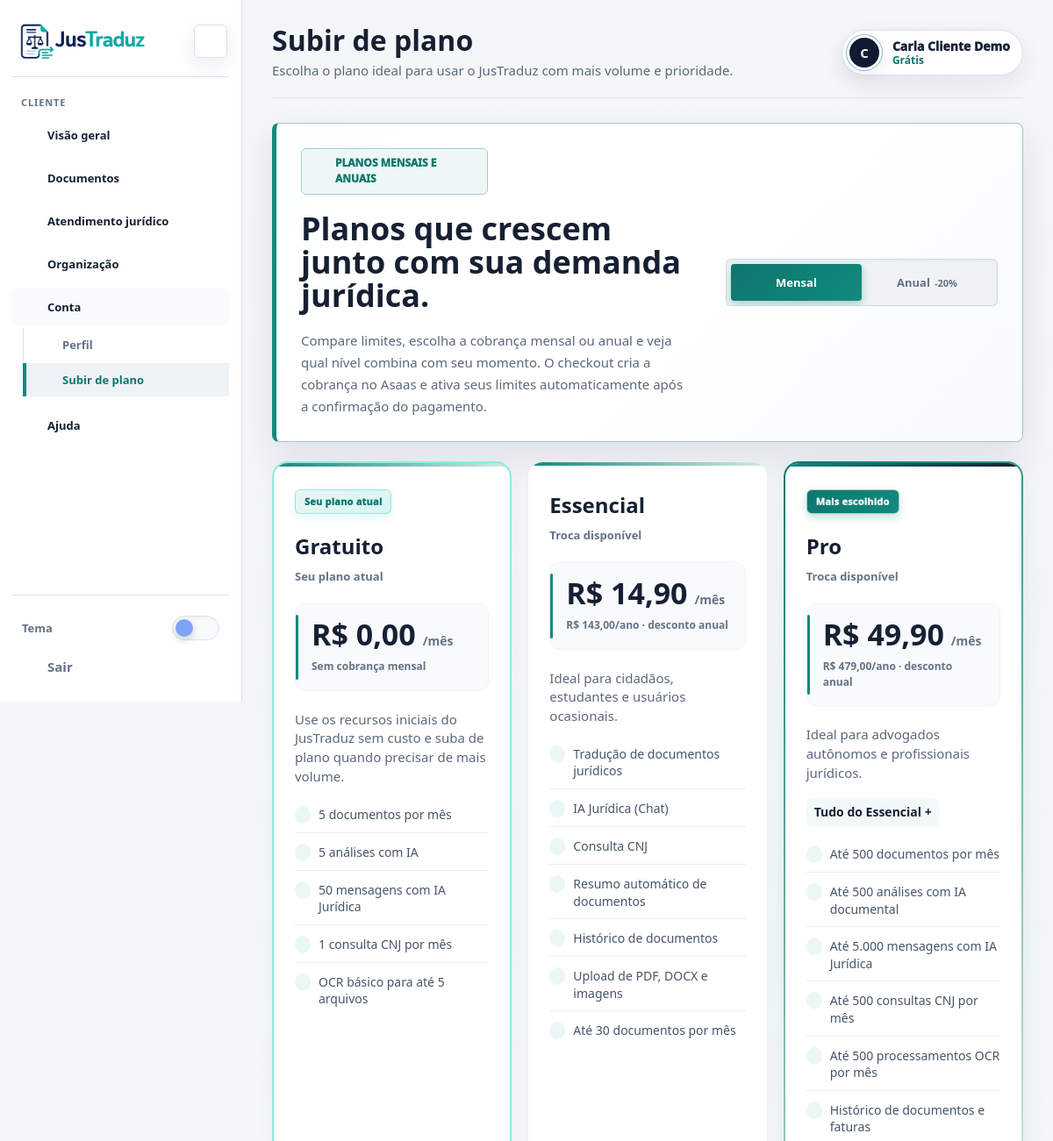
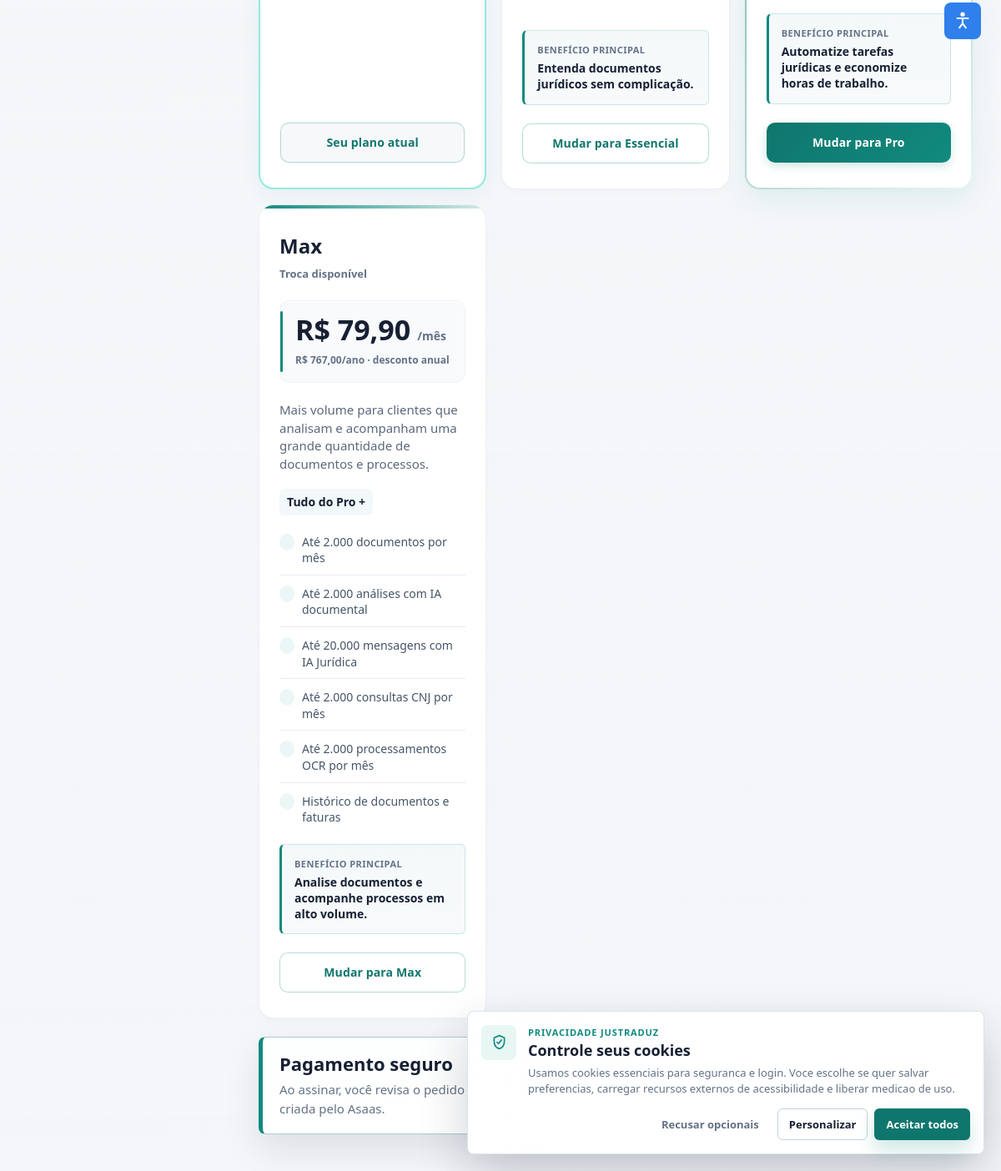
The page /frontend/subir-plano.php (signed in) on the database its author committed (2 pictures, top to bottom).
### tables this page shows
CREATE TABLE IF NOT EXISTS plans (
    id INT AUTO_INCREMENT PRIMARY KEY,
    slug VARCHAR(80) NOT NULL UNIQUE,
    audience ENUM('cliente', 'advogado', 'ambos') NOT NULL DEFAULT 'cliente',
    name VARCHAR(120) NOT NULL,
    description TEXT NULL,
    monthly_price_cents INT NOT NULL DEFAULT 0,
    yearly_price_cents INT NOT NULL DEFAULT 0,
    limits_json JSON NOT NULL,
    features_json JSON NULL,
    active BOOLEAN NOT NULL DEFAULT TRUE,
    sort_order INT NOT NULL DEFAULT 0,
    created_at DATETIME NOT NULL DEFAULT CURRENT_TIMESTAMP,
    updated_at DATETIME NOT NULL DEFAULT CURRENT_TIMESTAMP ON UPDATE CURRENT_TIMESTAMP
) DEFAULT CHARSET=utf8mb4;

### frontend/subir-plano.php (called while the page is built)
<?php
require __DIR__ . '/pages/app/subir-plano.php';

### frontend/app/support/session.php (called while the page is built, shortened)
<?php
function current_user_id(): int
{
    return (int) ($_SESSION['id'] ?? 0);
}
function current_user_type(): string
{
    return (string) ($_SESSION['tipo'] ?? 'cliente');
}

### frontend/app/support/http.php (called while the page is built, shortened)
<?php
function e(?string $value): string
{
    return htmlspecialchars((string) $value, ENT_QUOTES, 'UTF-8');
}

### backend/app/services/SubscriptionService.php (called while the page is built, shortened)
<?php
    class SubscriptionService
    {
        private PDO $pdo;
        public function __construct(PDO $pdo)
        {
            $this->pdo = $pdo;
        }
        public function currentForUser(int $userId): ?array
        {
            if (!database_table_exists($this->pdo, 'subscriptions')) {
                return null;
            }
            $planAudienceSelect = $this->plansHaveAudience() ? ', p.audience AS plan_audience' : ", NULL AS plan_audience";
            $stmt = $this->pdo->prepare(
                "SELECT s.*, p.name AS plan_name, p.slug AS plan_slug, p.monthly_price_cents, p.yearly_price_cents, p.limits_json, p.features_json{$planAudienceSelect}
                 FROM subscriptions s
                 INNER JOIN plans p ON p.id = s.plan_id
                 WHERE s.user_id = ?
                   AND s.status IN ('trialing', 'active', 'past_due')
                 ORDER BY CASE s.status WHEN 'active' THEN 1 WHEN 'trialing' THEN 2 WHEN 'past_due' THEN 3 ELSE 9 END, s.created_at DESC
                 LIMIT 1"
            );
            $stmt->execute([$userId]);
            $subscription = $stmt->fetch();
            return $subscription ?: null;
        }
        public function plans(?string $profile = null): array
        {
            if (!database_table_exists($this->pdo, 'plans')) {
                return [];
            }
            $sql = 'SELECT * FROM plans WHERE active = 1 AND (monthly_price_cents > 0 OR yearly_price_cents > 0)';
            $params = [];
            if ($profile !== null && $this->plansHaveAudience()) {
                $sql .= " AND audience IN (?, 'ambos')";
                $params[] = $this->audienceForProfile($profile);
            } elseif ($profile === 'advogado') {
                $sql .= " AND slug IN ('pro', 'escritorio')";
            } elseif ($profile === 'cliente') {
                $sql .= " AND slug NOT IN ('profissional_basico', 'advogado_basico')";
            }
            $sql .= ' ORDER BY sort_order ASC, monthly_price_cents ASC';
            $stmt = $this->pdo->prepare($sql);
            $stmt->execute($params);
            return $stmt->fetchAll();
        }
        private function plansHaveAudience(): bool
        {
            return database_table_exists($this->pdo, 'plans')
                && database_table_has_column($this->pdo, 'plans', 'audience');
        }
        private function audienceForProfile(string $profile): string
        {
            return $profile === 'advogado' ? 'advogado' : 'cliente';
        }
    }

### backend/app/config/database.php (called while the page is built, shortened)
<?php
if (!function_exists('database_table_has_column')) {
    function database_table_has_column(PDO $pdo, string $table, string $column): bool
    {
        $driver = $pdo->getAttribute(PDO::ATTR_DRIVER_NAME);
        $safeTable = preg_replace('/[^A-Za-z0-9_]/', '', $table);
        $stmt = $pdo->prepare("SHOW COLUMNS FROM `$safeTable` WHERE Field = ?");
        $stmt->execute([$column]);
        return (bool) $stmt->fetch();
    }
}
if (!function_exists('database_table_exists')) {
    function database_table_exists(PDO $pdo, string $table): bool
    {
        $driver = $pdo->getAttribute(PDO::ATTR_DRIVER_NAME);
        $safeTable = preg_replace('/[^A-Za-z0-9_]/', '', $table);
        $stmt = $pdo->prepare('SHOW TABLES LIKE ?');
        $stmt->execute([$safeTable]);
        return (bool) $stmt->fetch();
    }
}

### backend/app/config/app.php (called while the page is built, shortened)
<?php
function app_base_path(): string
{
    static $basePath = null;
    if ($basePath !== null) {
        return $basePath;
    }
    $override = getenv('APP_BASE_PATH');
    if ($override !== false) {
        $basePath = rtrim('/' . trim((string) $override, '/'), '/');
        return $basePath === '/' ? '' : $basePath;
    }
    $basePath = '';
    return $basePath;
}
function app_url(string $path = ''): string
{
    $path = '/' . ltrim($path, '/');
    return app_base_path() . ($path === '/' ? '' : $path);
}

### frontend/pages/app/subir-plano.php (the view, shortened to what this page needs)
<?php
require_once dirname(__DIR__, 2) . '/app/bootstrap.php';
require_once PROJECT_ROOT_PATH . '/backend/app/services/SubscriptionService.php';
$type = current_user_type();
$billing = new SubscriptionService($pdo);
$plans = $billing->plans($type);
$currentSubscription = $type === 'advogado'
    ? $billing->ensureDefaultProfessionalSubscription(current_user_id())
    : null;
$currentSubscription = $currentSubscription ?: $billing->currentForUser(current_user_id());
function pricing_money(int $cents): string
{
    return 'R$ ' . number_format($cents / 100, 2, ',', '.');
}
function pricing_features(array $plan): array
{
    $features = json_decode((string) ($plan['features_json'] ?? ''), true);
    if (is_array($features) && $features) {
        return array_map('strval', $features);
    }
    $limits = json_decode((string) ($plan['limits_json'] ?? ''), true);
    return [
        ((int) ($limits['document_upload'] ?? 0)) . ' documentos por período',
        ((int) ($limits['document_ai'] ?? 0)) . ' análises com IA',
        ((int) ($limits['ai_chat'] ?? 0)) . ' mensagens com IA jurídica',
        ((int) ($limits['ocr'] ?? 0)) . ' processamentos OCR',
    ];
}
function pricing_included_prefix(array $plan): string
{
    $type = function_exists('current_user_type') ? current_user_type() : 'cliente';
    return match ((string) ($plan['slug'] ?? '')) {
        'pro' => 'Tudo do Essencial +',
        'max_cliente', 'max_advogado' => 'Tudo do Pro +',
        'escritorio' => 'Tudo do Max +',
        default => '',
    };
}
function pricing_benefit(array $plan): string
{
    return match ((string) ($plan['slug'] ?? '')) {
        'gratuito', 'free' => 'Comece sem custo e suba de plano quando precisar de mais volume.',
        'essencial' => 'Entenda documentos jurídicos sem complicação.',
        'pro' => 'Automatize tarefas jurídicas e economize horas de trabalho.',
        'max_cliente' => 'Analise documentos e acompanhe processos em alto volume.',
        'max_advogado' => 'Amplie sua operação individual com alto volume jurídico.',
        'escritorio' => 'Centralize documentos e aumente a produtividade da equipe.',
        default => '',
    };
}
function pricing_free_plan_fallback(): array
{
    return [
        'plan_name' => 'Gratuito',
        'plan_slug' => 'gratuito',
        'limits_json' => json_encode([
            'document_upload' => 5,
            'document_ai' => 5,
            'ai_chat' => 50,
            'datajud_cnj' => 1,
            'ocr' => 5,
        ], JSON_UNESCAPED_UNICODE | JSON_UNESCAPED_SLASHES),
        'features_json' => json_encode([
            '5 documentos por mês',
            '5 análises com IA',
            '50 mensagens com IA Jurídica',
            '1 consulta CNJ por mês',
            'OCR básico para até 5 arquivos',
        ], JSON_UNESCAPED_UNICODE | JSON_UNESCAPED_SLASHES),
    ];
}
$currentCycle = ($currentSubscription && ($currentSubscription['billing_cycle'] ?? '') === 'yearly') ? 'yearly' : 'monthly';
$displayCurrentPlan = $currentSubscription ?: pricing_free_plan_fallback();
$hasFreeCurrentPlan = $type === 'cliente' && in_array((string) ($displayCurrentPlan['plan_slug'] ?? ''), ['gratuito', 'free'], true);
$isProfessionalPricing = $type === 'advogado';
$heroTitle = $isProfessionalPricing
    ? 'Planos para advogados que atendem, revisam e organizam casos em escala.'
    : 'Planos que crescem junto com sua demanda jurídica.';
$heroCopy = $isProfessionalPricing
    ? 'Compare recursos profissionais, escolha cobrança mensal ou anual e finalize a assinatura pelo Asaas. A contratação fica vinculada à sua conta com OAB validada.'
    : 'Compare limites, escolha a cobrança mensal ou anual e veja qual nível combina com seu momento. O checkout cria a cobrança no Asaas e ativa seus limites automaticamente após a confirmação do pagamento.';
?>
<!DOCTYPE html>
<html lang="pt-BR">
<head>
  <link rel="stylesheet" href="assets/css/style.css?v=2026.07.05-style-cache-1">
</head>
<body>
  <div class="app-shell">
    <?php render_sidebar($type, 'subir-plano.php'); ?>
    <main class="app-main">
      <section class="pricing-page">
        <div class="pricing-hero card">
          <span class="pricing-kicker"><?= icon_svg('sparkles') ?> Planos mensais e anuais</span>
          <h2><?= e($heroTitle) ?></h2>
          <p><?= e($heroCopy) ?></p>
          <button
            class="pricing-cycle-toggle<?= $currentCycle === 'yearly' ? ' is-yearly' : '' ?>"
            type="button"
            data-pricing-cycle-toggle
            aria-label="Alternar entre cobrança mensal e anual"
            aria-pressed="<?= $currentCycle === 'yearly' ? 'true' : 'false' ?>"
          >
            <span class="pricing-cycle-option pricing-cycle-monthly">Mensal</span>
            <span class="pricing-cycle-thumb" aria-hidden="true"></span>
            <span class="pricing-cycle-option pricing-cycle-yearly">Anual <strong>-20%</strong></span>
          </button>
        </div>
        <div class="pricing-grid">
          <?php if ($hasFreeCurrentPlan): ?>
            <article
              class="pricing-card pricing-card-current pricing-card-free"
              tabindex="0"
              role="button"
              aria-labelledby="pricing-plan-title-free"
              data-pricing-card
              data-pricing-fixed
            >
              <span class="pricing-popular pricing-current-badge">Seu plano atual</span>
              <div class="pricing-card-head">
                <div>
                  <h3 id="pricing-plan-title-free"><?= e((string) ($displayCurrentPlan['plan_name'] ?? 'Gratuito')) ?></h3>
                  <p>Seu plano atual</p>
                </div>
              </div>
              <div class="pricing-price-row">
                <div>
                  <span class="pricing-price" data-monthly-price="R$ 0,00" data-yearly-price="R$ 0,00">R$ 0,00</span>
                  <span class="pricing-period" data-pricing-period>/mês</span>
                </div>
                <small data-pricing-note data-monthly-cents="0" data-yearly-cents="0">Sem cobrança mensal</small>
              </div>
              <p class="pricing-description">Use os recursos iniciais do JusTraduz sem custo e suba de plano quando precisar de mais volume.</p>
              <ul class="pricing-features">
                <?php foreach (pricing_features($displayCurrentPlan) as $feature): ?>
                  <li><?= icon_svg('check') ?> <?= e($feature) ?></li>
                <?php endforeach; ?>
              </ul>
              <div class="auth-form pricing-current-action">
                <button class="btn btn-outline btn-block" type="button" disabled>Seu plano atual</button>
              </div>
            </article>
          <?php endif; ?>
          <?php foreach ($plans as $plan): ?>
            <?php
              $isCurrent = $currentSubscription && (int) ($currentSubscription['plan_id'] ?? 0) === (int) $plan['id'];
              $isHighlighted = ($plan['slug'] ?? '') === 'pro';
            ?>
            <article
              class="pricing-card<?= $isHighlighted ? ' pricing-card-featured' : '' ?>"
              tabindex="0"
              role="button"
              aria-labelledby="pricing-plan-title-<?= (int) $plan['id'] ?>"
              data-pricing-card
            >
              <?php if ($isHighlighted): ?>
                <span class="pricing-popular">Mais escolhido</span>
              <?php endif; ?>
              <div class="pricing-card-head">
                <div>
                  <h3 id="pricing-plan-title-<?= (int) $plan['id'] ?>"><?= e($plan['name']) ?></h3>
                  <p><?= $isCurrent ? 'Seu plano atual' : 'Troca disponível' ?></p>
                </div>
              </div>
              <div class="pricing-price-row">
                <div>
                  <span
                    class="pricing-price"
                    data-monthly-price="<?= e(pricing_money((int) $plan['monthly_price_cents'])) ?>"
                    data-yearly-price="<?= e(pricing_money((int) $plan['yearly_price_cents'])) ?>"
                  ><?= e(pricing_money((int) ($currentCycle === 'yearly' ? $plan['yearly_price_cents'] : $plan['monthly_price_cents']))) ?></span>
                  <span class="pricing-period" data-pricing-period><?= $currentCycle === 'yearly' ? '/ano' : '/mês' ?></span>
                </div>
                <small
                  data-pricing-note
                  data-monthly-cents="<?= (int) $plan['monthly_price_cents'] ?>"
                  data-yearly-cents="<?= (int) $plan['yearly_price_cents'] ?>"
                ><?= $currentCycle === 'yearly' ? 'Cobrança anual com desconto aplicado' : e(pricing_money((int) $plan['yearly_price_cents'])) . '/ano · desconto anual' ?></small>
              </div>
              <p class="pricing-description"><?= e($plan['description']) ?></p>
              <?php $includedPrefix = pricing_included_prefix($plan); ?>
              <?php if ($includedPrefix !== ''): ?>
                <p class="pricing-included-prefix"><?= e($includedPrefix) ?></p>
              <?php endif; ?>
              <ul class="pricing-features">
                <?php foreach (pricing_features($plan) as $feature): ?>
                  <li><?= icon_svg('check') ?> <?= e($feature) ?></li>
                <?php endforeach; ?>
              </ul>
              <?php $benefit = pricing_benefit($plan); ?>
              <?php if ($benefit !== ''): ?>
                <div class="pricing-benefit">
                  <span>Benefício principal</span>
                  <strong><?= e($benefit) ?></strong>
                </div>
              <?php endif; ?>
              <form class="auth-form" action="<?= e(app_url('/backend/public/index.php?rota=/billing/subscribe')) ?>" method="post">
                <button class="btn <?= $isHighlighted ? 'btn-primary' : 'btn-outline' ?> btn-block" type="submit">
                  <?= $isCurrent ? 'Renovar este plano' : 'Mudar para ' . e($plan['name']) ?>
                </button>
              </form>
            </article>
          <?php endforeach; ?>
        </div>
        <section class="pricing-note card">
          <div>
            <h2>Pagamento seguro</h2>
            <p class="text-muted">Ao assinar, você revisa o pedido na página de pagamento do JusTraduz e conclui a cobrança criada pelo Asaas.</p>
          </div>
          <span class="badge badge-success">Asaas integrado</span>
        </section>
      </section>
    </main>
  </div>
</body>
</html>

### frontend/app/ui/icons.php (shortened to what this page needs)
<?php
function icon_svg(string $name): string
{
    $paths = $icons[$name] ?? $icons['file'];
    return '<svg class="svg-icon" viewBox="0 0 24 24" aria-hidden="true" focusable="false">' . $paths . '</svg>';
}

### rows shown on the page
plans: name "Essencial", monthly_price_cents "R$ 14,90", yearly_price_cents "R$ 143,00", description "Ideal para cidadãos, estudantes e usuários ocasionais.", features_json "Tradução de documentos jurídicos", features_json "IA Jurídica (Chat)", features_json "Consulta CNJ", features_json "Resumo automático de documentos", features_json "Histórico de documentos", features_json "Upload de PDF, DOCX e imagens", features_json "Até 30 documentos por mês", slug "Entenda documentos jurídicos sem complicação."
plans: shows "Mais escolhido", name "Pro", monthly_price_cents "R$ 49,90", yearly_price_cents "R$ 479,00", description "Ideal para advogados autônomos e profissionais jurídicos.", slug "Tudo do Essencial +", features_json "Até 500 documentos por mês", features_json "Até 500 análises com IA documental", features_json "Até 5.000 mensagens com IA Jurídica", features_json "Até 500 consultas CNJ por mês", features_json "Até 500 processamentos OCR por mês", features_json "Histórico de documentos e faturas", slug "Automatize tarefas jurídicas e economize horas de trabalho."
plans: name "Max", monthly_price_cents "R$ 79,90", yearly_price_cents "R$ 767,00", description "Mais volume para clientes que analisam e acompanham uma grande quantidade de documentos e processos.", slug "Tudo do Pro +", features_json "Até 2.000 documentos por mês", features_json "Até 2.000 análises com IA documental", features_json "Até 20.000 mensagens com IA Jurídica", features_json "Até 2.000 consultas CNJ por mês", features_json "Até 2.000 processamentos OCR por mês", features_json "Histórico de documentos e faturas", slug "Analise documentos e acompanhe processos em alto volume."

### other values the page prints
$label "CLIENTE"
$module['label'] "Visão geral"
$module['label'] "Documentos"
$module['label'] "Atendimento jurídico"
$module['label'] "Organização"
$module['label'] "Conta"
$item['label'] "Perfil"
$item['label'] "Subir de plano"
$title "Subir de plano"
$subtitle "Escolha o plano ideal para usar o JusTraduz com mais volume e prioridade."
current_user_name() "Carla Cliente Demo"
$accountPlanLabel "Grátis"
$initial "C"
$heroTitle "Planos que crescem junto com sua demanda jurídica."
$heroCopy "Compare limites, escolha a cobrança mensal ou anual e veja qual nível combina com seu momento. O checkout cria a cobrança no Asaas e ativa seus limites automaticamente após a confirmação do pagamento."
